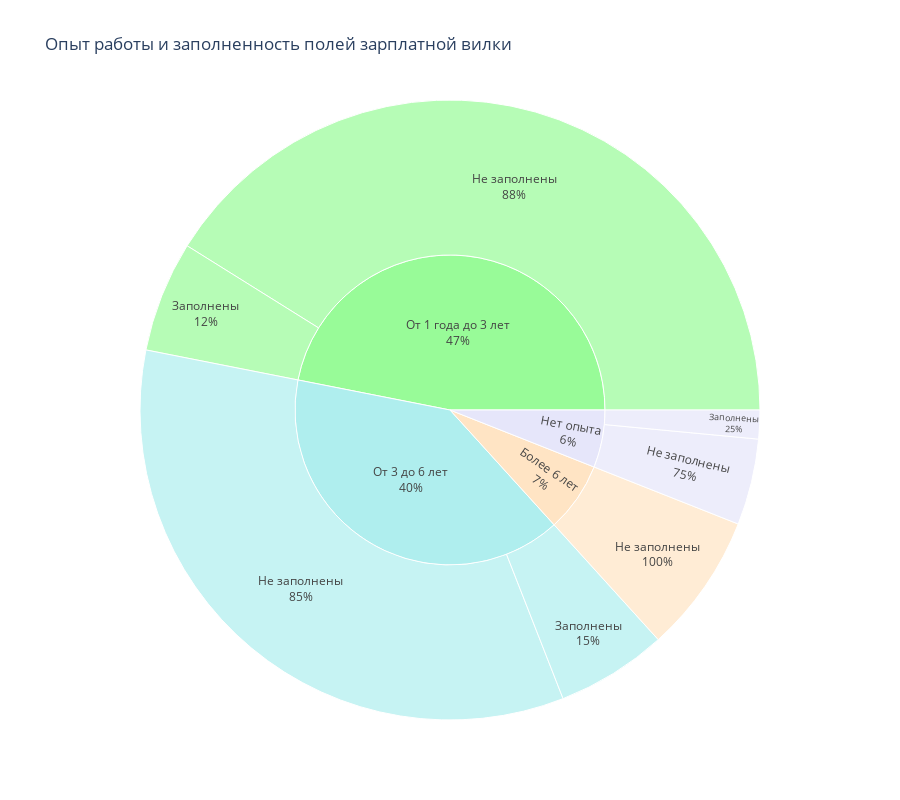

The notebook cell this image was saved under:
### Code cell
# результат запроса
salary_experience = pd.read_sql_query(query_7_1, connection)
display(salary_experience)

# Строим диаграмму "солнечных лучей" по полученным данным
fig = px.sunburst(
    data_frame=salary_experience, # датафрейм
    path=['Требуемый опыт работы', 'Заполненность зарплатной вилки'], # группировка
    values='Кол-во вакансий', # значения
    color_discrete_sequence=['PaleGreen', 'PaleTurquoise', 'Bisque', 'Lavender'], # цвета
    height=800,
    title='Опыт работы и заполненность полей зарплатной вилки' # заголовок
)

fig.update_traces(textinfo="label+percent parent") # добавляем проценты в подписи данных

fig.show()

### Figure 1 — Plotly figure (JSON) as saved in the notebook; plotly's stock layout.template omitted (floating-point values rounded to 4 significant figures)
{"data": [{"branchvalues": "total", "domain": {"x": [0, 1], "y": [0, 1]}, "hovertemplate": "labels=%{label}<br>Кол-во вакансий=%{value}<br>parent=%{parent}<br>id=%{id}<extra></extra>", "ids": ["Более 6 лет/Не заполнены", "Нет опыта/Не заполнены", "От 1 года до 3 лет/Не заполнены", "От 3 до 6 лет/Не заполнены", "Нет опыта/Заполнены", "От 1 года до 3 лет/Заполнены", "От 3 до 6 лет/Заполнены", "Более 6 лет", "Нет опыта", "От 1 года до 3 лет", "От 3 до 6 лет"], "labels": ["Не заполнены", "Не заполнены", "Не заполнены", "Не заполнены", "Заполнены", "Заполнены", "Заполнены", "Более 6 лет", "Нет опыта", "От 1 года до 3 лет", "От 3 до 6 лет"], "name": "", "parents": ["Более 6 лет", "Нет опыта", "От 1 года до 3 лет", "От 3 до 6 лет", "Нет опыта", "От 1 года до 3 лет", "От 3 до 6 лет", "", "", "", ""], "textinfo": "label+percent parent", "type": "sunburst", "values": [34.0, 21.0, 192.0, 159.0, 7.0, 27.0, 27.0, 34.0, 28.0, 219.0, 186.0]}], "layout": {"height": 800, "legend": {"tracegroupgap": 0}, "sunburstcolorway": ["PaleGreen", "PaleTurquoise", "Bisque", "Lavender"], "title": {"text": "Опыт работы и заполненность полей зарплатной вилки"}}}
